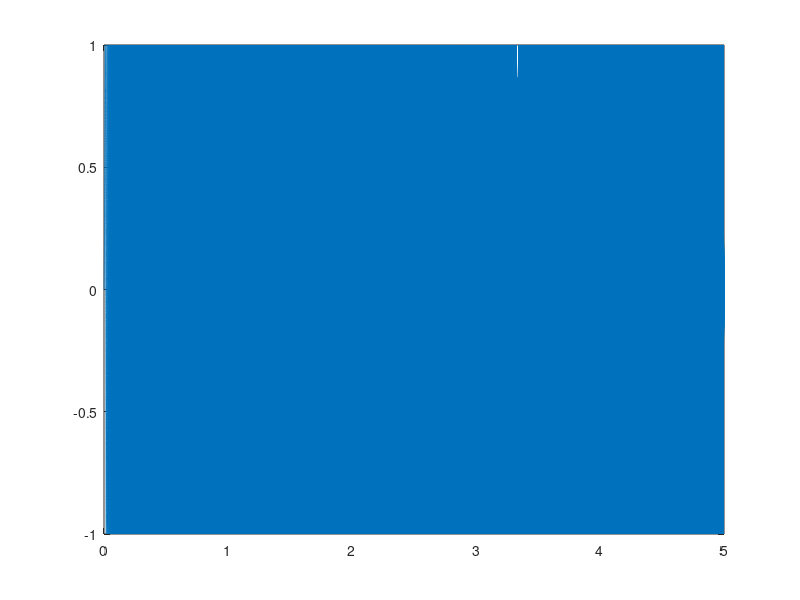

This chart was generated by the following MATLAB code:
SR=44100;
FN=SR/2;
D=5;
L=D*SR;

t=(0:L-1)/SR;
fy=FN/D*t;
y=sin(2*pi*fy/2.*t);
plot(t,y);

audiowrite('chirp.wav',int16([y' y']*6000),SR,'BitsPerSample',16);
